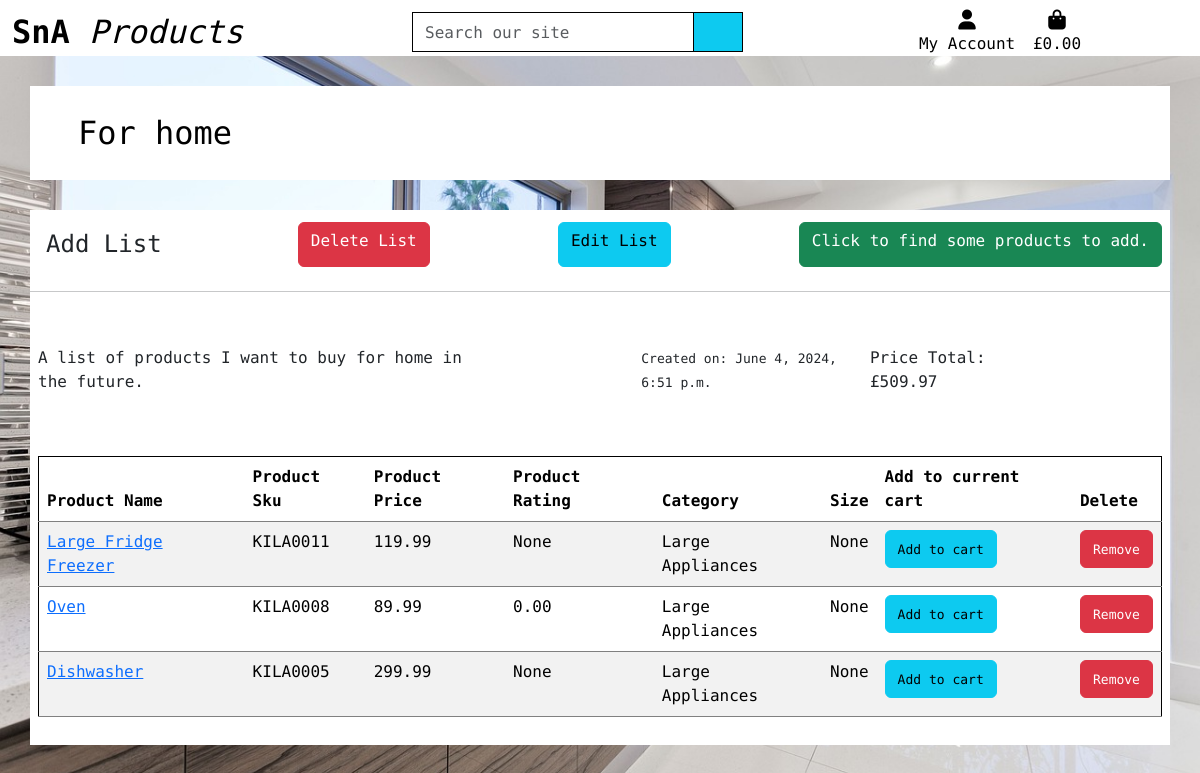
The app's page /list/1 with its own data.
### saved_products/models.py (models this page shows, shortened)
class SavedProductsList(models.Model):
    user = models.ForeignKey(UserProfile, on_delete=models.CASCADE, related_name='saved_items_list')
    name = models.CharField(max_length=100)
    description = models.TextField()
    visible = models.BooleanField(default=False)
    created_at = models.DateTimeField(auto_now_add=True)
    price_total = models.DecimalField(max_digits=10, decimal_places=2, default=0)
    item_on_sale = models.BooleanField(default=False)

class SavedProductsItem(models.Model):
    list = models.ForeignKey(SavedProductsList, null=False, blank=False, on_delete=models.CASCADE,
                             related_name='list_product')
    product = models.ForeignKey(Product, null=False, blank=False, on_delete=models.CASCADE)
    product_size = models.CharField(max_length=2, null=True, blank=True)  # XS, S, M, L, XL
    saved_products_item_price = models.DecimalField(max_digits=6, decimal_places=2, null=False, blank=False,
                                                    editable=False)

### products/models.py (models this page shows, shortened)
class Product(models.Model):
    category = models.ForeignKey('Category', limit_choices_to={'type': 1},  null=True, blank=True,
                                 on_delete=models.SET_DEFAULT, default=18)
    sku = models.CharField(max_length=254, unique=True, editable=False)
    name = models.CharField(max_length=254)
    description = models.TextField()
    price = models.DecimalField(max_digits=6, decimal_places=2)
    rating = models.DecimalField(max_digits=6, decimal_places=2, null=True, blank=True)
    image = CloudinaryField('image', default='placeholder')
    has_sizes = models.BooleanField(null=True, blank=True, default=False)
    def get_category_name(self):
        return self.category.display_name

class Category(models.Model):
    class Meta:
        verbose_name_plural = 'Categories'
    parent = models.ForeignKey('self', related_name='children', on_delete=models.CASCADE, blank=True, null=True)
    name = models.CharField(max_length=254)
    display_name = models.CharField(max_length=254, null=True, blank=True)
    type = models.IntegerField(choices=CATEGORY_TYPE, editable=False)

### saved_products/views.py (the view)
# urls.py: path('<int:list_id>', views.list_detail, name='list_detail'),
def list_detail(request, list_id):
    saved_products_list = get_object_or_404(SavedProductsList, pk=list_id)
    saved_products_items = saved_products_list.list_product.all()
    context = {
        'list': saved_products_list,
        'items': saved_products_items,
        'on_list_page': True,
    }
    return render(request, 'saved_products/list_detail.html', context)

### saved_products/templates/saved_products/list_detail.html (shortened to what this page needs)
{% extends "base.html" %}
{% load crispy_forms_filters %}
{% load static %}
{% block content %}
    <div class="container-md floating_container px-4 py-1">
        <h2 class="m-4"><a href="{% url 'manage_products' %}" class="no-link-decoration">{{ list.name }}</a></h2>
    </div>
    <div class="container-md floating_container py-1">
        <div class="d-flex justify-content-between">
            <h4 class="m-3">Add List</h4>
            <a href="{% url 'delete_list' list.id %}" class="btn btn-danger m-2">Delete List</a>
            <a href="{% url 'edit_list' list.id %}" class="btn btn-info m-2">Edit List</a>
            <a href="{% url 'products' %}" class="btn btn-success m-2">Click to find some products to add.</a>
        </div>
        <hr>
        <div class="row product-container p-2">
            <div class="col-12 container floating_container d-flex justify-content-around">
                <p>{{ list.description }}</p>
                <p class="badge">Visibility: {%  if list.visible == true %} Public {% else %} Private {% endif %}</p>
                <p><small>Created on: {{ list.created_at }}</small></p>
                <p> Price Total: £{{ list.price_total }}</p>
                {% if list.item_on_sale == true %}
                    <p class="badge badge-success"> Item on sale</p>
                {% else %}
                    <p class="badge badge-secondary"> No items on sale </p>
                {%  endif %}
            </div>
        </div>
        <div class="row product-container p-2">
            <div class="col-12 container floating_container">
                {% if list.list_product %}
                    <table class="table table-striped border-black">
                        <thead>
                            <tr>
                                <th scope="col">Product Name</th>
                                <th scope="col">Product Sku</th>
                                <th scope="col" class="d-none d-lg-table-cell">Product Price</th>
                                <th scope="col" class="d-none d-lg-table-cell">Product Rating</th>
                                <th scope="col" class="d-none d-lg-table-cell">Category</th>
                                <th scope="col" class="d-none d-lg-table-cell">Size</th>
                                <th scope="col">Add to current cart</th>
                                <th scope="col">Delete</th>
                            </tr>
                        </thead>
                    {% for item in items %}
                        <tr>
                            <td><a href="{% url 'product_detail' item.product.id %}">{{ item.product.name }}</a></td>
                            <td>{{ item.product.sku }}</td>
                            <td class="d-none d-lg-table-cell">{{ item.saved_products_item_price }}</td>
                            <td class="d-none d-lg-table-cell">{{ item.product.rating }}</td>
                            <td class="d-none d-lg-table-cell">{{ item.product.get_category_name }}</td>
                            <td class="d-none d-lg-table-cell">{{ item.product_size }}</td>
                            <td><button class="btn btn-info btn-modal" id="{{ item.product.id }}" data-bs-toggle="modal" data-bs-target="#addToCartModal-{{ item.product.id }}"><small>Add to cart</small></button></td>
                            <td><button class="remove-button btn btn-danger" id="remove_{{ item.product.id }}" data-csrf_token="{{ csrf_token }}"><small>Remove</small></button></td>
                        </tr>
                    {% endfor %}
                    </table>
                {% else %}
                    <h2>No products in this list</h2>
                    <a class="btn btn-info" href="{%  url 'products' %}">Click to find products for this list</a>
                {%  endif %}
            </div>
        </div>
    </div>
{% endblock content %}

### static/css/style.css (style rules this page uses)
* { max-width: 100vw; }
html { height: 100%; }
body { background: url('/media/background-image.jpg') no-repeat center center fixed; background-size: cover; height: calc(100vh - 164px); font-family: "Encode Sans Expanded", sans-serif; font-weight: 400; font-style: normal; width: 100vw; }
.border-black { border: 1px solid black !important; }
small { font-size: small; }
.product-container { width: 100%; justify-content: space-between; margin-left: unset; }
tr { border-bottom: gray 1px solid; }
.no-link-decoration { text-decoration: none; color: black; }
.floating_container { background: #fff; margin-top: 30px; padding: unset; }

### records on screen
SavedProductsList: name "For home", description "A list of products I want to buy for home in the future.", created_at "June 4, 2024, 6:51 p.m.", price_total "509.97"
SavedProductsItem: product.name "Large Fridge Freezer", product.sku "KILA0011", saved_products_item_price "119.99", product.rating "None", product.get_category_name "Large Appliances", product_size "None"
SavedProductsItem: product.name "Oven", product.sku "KILA0008", saved_products_item_price "89.99", product.rating "0.00", product.get_category_name "Large Appliances", product_size "None"
SavedProductsItem: product.name "Dishwasher", product.sku "KILA0005", saved_products_item_price "299.99", product.rating "None", product.get_category_name "Large Appliances", product_size "None"
